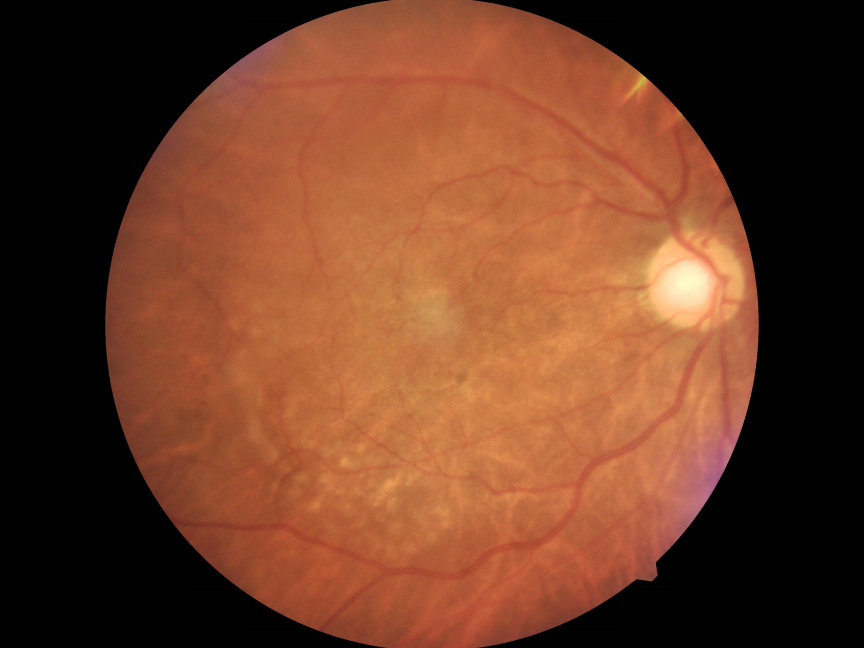
#> input picture DDR-dataset/DR_grading/test/007-2824-100.jpg, 2592 x 1944 px (shown at 1/3 size)
$ python -i preprocessing.py   (imports and definitions only)
#> lines starting #> are read from the running program, lines starting #| are printed output that depends on the picture; after the words box and inside, x2 and y2 are one past the last pixel; in counts of white or black regions, pixels touching at a corner belong together
"""Các bước xử lý ảnh: retinal crop, resize, CLAHE.

Mọi function nhận ảnh RGB uint8 (H, W, 3), trả về mảng MỚI và không sửa ảnh đầu vào.
Normalization và augmentation nằm ở module riêng.
"""
import cv2
import numpy as np

from . import config


def _check_rgb_uint8(image: np.ndarray) -> None:
    if not isinstance(image, np.ndarray) or image.dtype != np.uint8 or image.ndim != 3 or image.shape[2] != 3:
        raise TypeError("Cần ảnh RGB uint8 có shape (H, W, 3)")


# ----------------------------------------------------------------------------- Retinal crop
def foreground_mask(image: np.ndarray, threshold: int = config.CROP_THRESHOLD,
                    work_size: int = config.CROP_WORK_SIZE):
    """Mask vùng võng mạc (grayscale > mức nền + threshold, lấy thành phần liên thông lớn nhất).

    Mức nền = trung vị grayscale ở 4 góc ảnh, vì nền của một số ảnh DDR không đen hẳn (~17).
    Mask được tính trên bản thu nhỏ có cạnh dài <= work_size.
    Trả về (mask bool ở độ phân giải thu nhỏ, scale = kích thước gốc / kích thước thu nhỏ).
    """
#> called with threshold = 10, work_size = 512
    _check_rgb_uint8(image)
    h, w = image.shape[:2]
#> h = 1944; w = 2592
    scale = max(h, w) / work_size if max(h, w) > work_size else 1.0
#> scale = 5.06
    small = image if scale == 1.0 else cv2.resize(
        image, (max(1, round(w / scale)), max(1, round(h / scale))), interpolation=cv2.INTER_AREA)
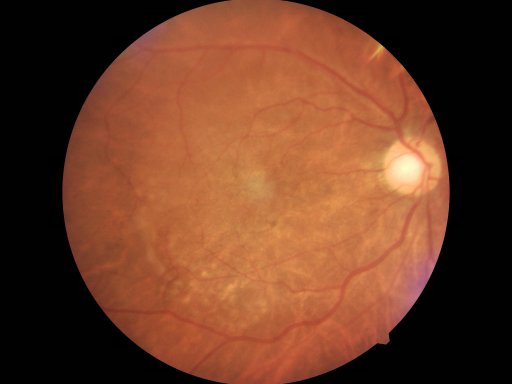
#> small: shape (384, 512, 3); mean R, G, B 109.1, 61.2, 38.3

    gray = cv2.cvtColor(small, cv2.COLOR_RGB2GRAY)
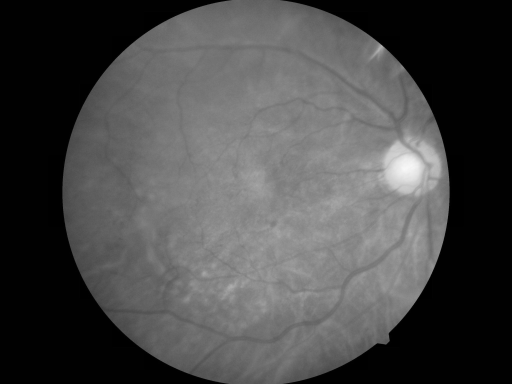
#> gray: shape (384, 512); min 0, max 248, mean 72.9
    gray = cv2.GaussianBlur(gray, (5, 5), 0)
    k = max(1, min(gray.shape) // 20)
#> k = 19
    background = np.median(np.concatenate([c.ravel() for c in
                                           (gray[:k, :k], gray[:k, -k:], gray[-k:, :k], gray[-k:, -k:])]))
#> background = 1
    mask = (gray > background + threshold).astype(np.uint8)
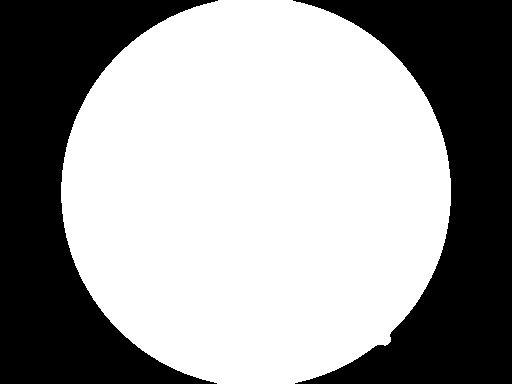
#> mask: shape (384, 512); values 0 (black) and 1 (white), 60.6% white; 2 black regions, box (x1, y1, x2, y2) and area: (0, 0, 218, 384) 38792, (293, 0, 512, 384) 38646
    mask = cv2.morphologyEx(mask, cv2.MORPH_OPEN, cv2.getStructuringElement(cv2.MORPH_ELLIPSE, (5, 5)))

    n, labels, stats, _ = cv2.connectedComponentsWithStats(mask, connectivity=8)
#> n = 2; stats = [[0, 0, 512, 384, 77438], [61, 0, 390, 384, 119170]]
    if n <= 1:
        return np.zeros(mask.shape, dtype=bool), scale
    largest = 1 + int(np.argmax(stats[1:, cv2.CC_STAT_AREA]))
#> largest = 1
    return labels == largest, scale


# [77 lines left out: functions find_retina_bbox, pad_to_square, crop_retina, resize_image, apply_clahe, not called in this run]

>>> import cv2
>>> picture = cv2.cvtColor(cv2.imread('../DDR-dataset/DR_grading/test/007-2824-100.jpg'), cv2.COLOR_BGR2RGB)
>>> result = foreground_mask(picture)

$ run again, on DDR-dataset/DR_grading/test/007-2834-100.jpg
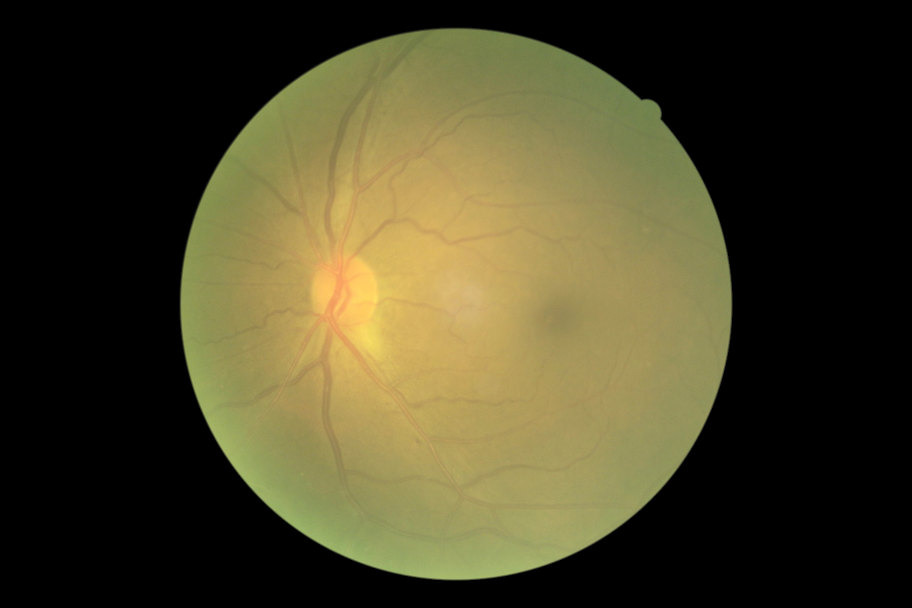
#> input picture DDR-dataset/DR_grading/test/007-2834-100.jpg, 2736 x 1824 px (shown at 1/3 size)
#> in foreground_mask, `gray = cv2.cvtColor(small, cv2.COLOR_RGB2GRAY)`:
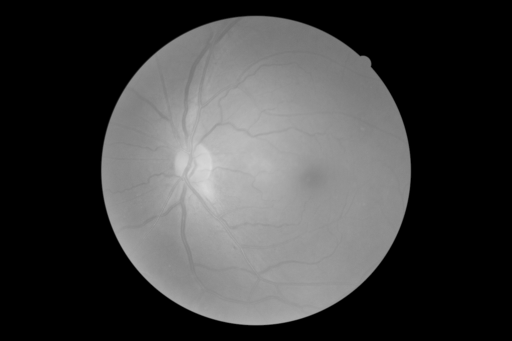
#> gray: shape (341, 512); min 0, max 218, mean 64.5
#> background = 0
#> in foreground_mask, `mask = (gray > background + threshold).astype(np.uint8)`:
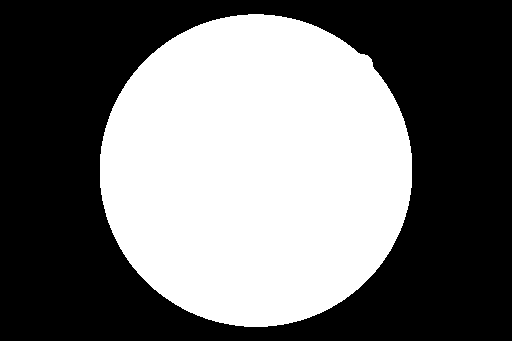
#> mask: shape (341, 512); values 0 (black) and 1 (white), 44% white; 1 white region, box (x1, y1, x2, y2) and area: (100, 14, 412, 327) 76868
#> labels: shape (341, 512) int32; values 0 (black) and 1 (white), 44% white; 1 white region, box (x1, y1, x2, y2) and area: (100, 14, 412, 327) 76867
#> n = 2; stats = [[0, 0, 512, 341, 97725], [100, 14, 312, 313, 76867]]
#> largest = 1
